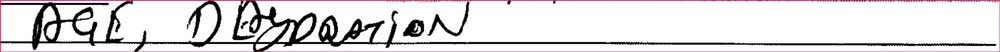
#> input picture 57834671-removing-slant-horizontal-lines/1.jpg, 1000 x 52 px, shrunk from 2573 x 133 before the run
$ python removing_slant_horizontal_lines.py
#> lines starting #> are read from the running program, lines starting #| are printed output that depends on the picture; after the words box and inside, x2 and y2 are one past the last pixel; in counts of white or black regions, pixels touching at a corner belong together
import cv2

image = cv2.imread('1.jpg')
#> image is the input picture: shape (52, 1000, 3); mean B, G, R 220.3, 218.5, 222.1
gray = cv2.cvtColor(image,cv2.COLOR_BGR2GRAY)
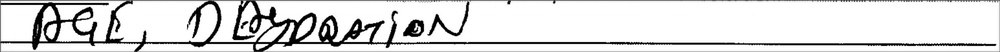
#> gray: shape (52, 1000); min 0, max 255, mean 219.8
thresh = cv2.threshold(gray, 0, 255, cv2.THRESH_BINARY_INV + cv2.THRESH_OTSU)[1]
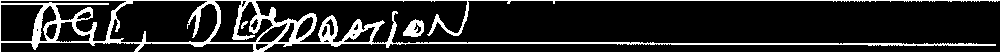
#> thresh: shape (52, 1000); 14.4% white; 3 white regions, box (x1, y1, x2, y2) and area: (0, 0, 1000, 52) 7240, (403, 19, 424, 37) 237, (241, 21, 248, 29) 27

horizontal_kernel = cv2.getStructuringElement(cv2.MORPH_RECT, (45,1))
detected_lines = cv2.morphologyEx(thresh, cv2.MORPH_OPEN, horizontal_kernel, iterations=2)
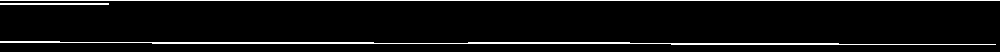
#> detected_lines: shape (52, 1000); 5.4% white in thin lines or dots, all inside (x1, y1, x2, y2) = (0, 0, 1000, 45)

cnts = cv2.findContours(detected_lines, cv2.RETR_EXTERNAL, cv2.CHAIN_APPROX_SIMPLE)
#> cnts = 3 contours, 1 with area under 20; largest, box (x1, y1, x2, y2) and area: (0, 41, 996, 45) 612, (0, 3, 109, 5) 108
cnts = cnts[0] if len(cnts) == 2 else cnts[1]

for c in cnts:
    cv2.drawContours(image, [c], -1, (255,255,255), 3)
#> this loop made 3 passes
#> c on passes 2 to 3: [[0, 3], [0, 4], [108, 4], [108, 3]], [[0, 0], [999, 0]]
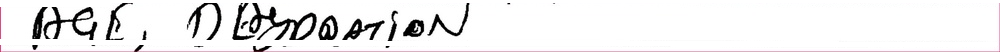
#> image: shape (52, 1000, 3); 15.05% of pixels changed, all inside (x1, y1, x2, y2) = (0, 0, 1000, 47)

cv2.imshow('thresh', thresh)
cv2.imshow('detected_lines', detected_lines)
cv2.imshow('image', image)
cv2.waitKey()
